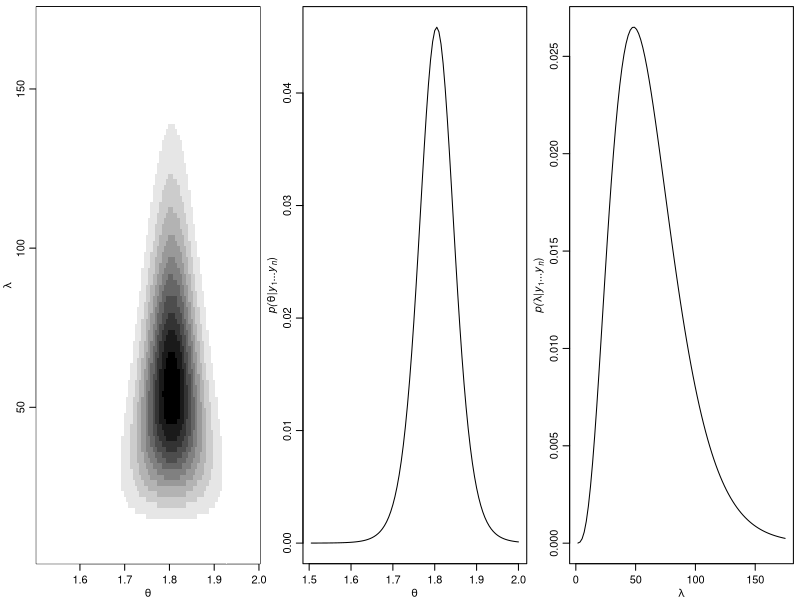
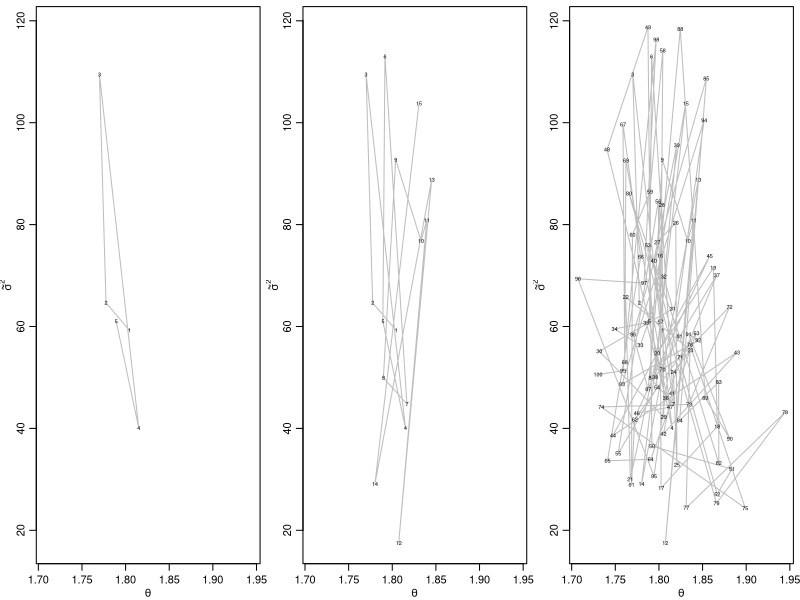
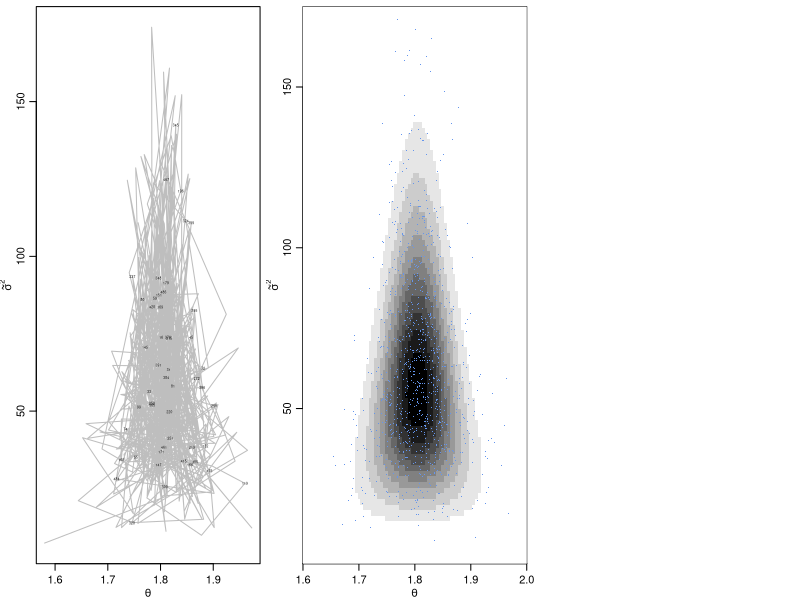
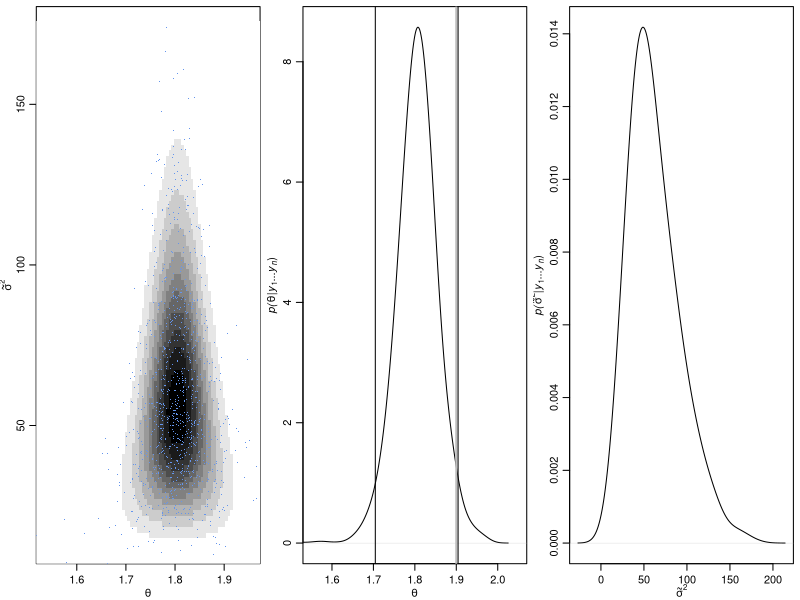
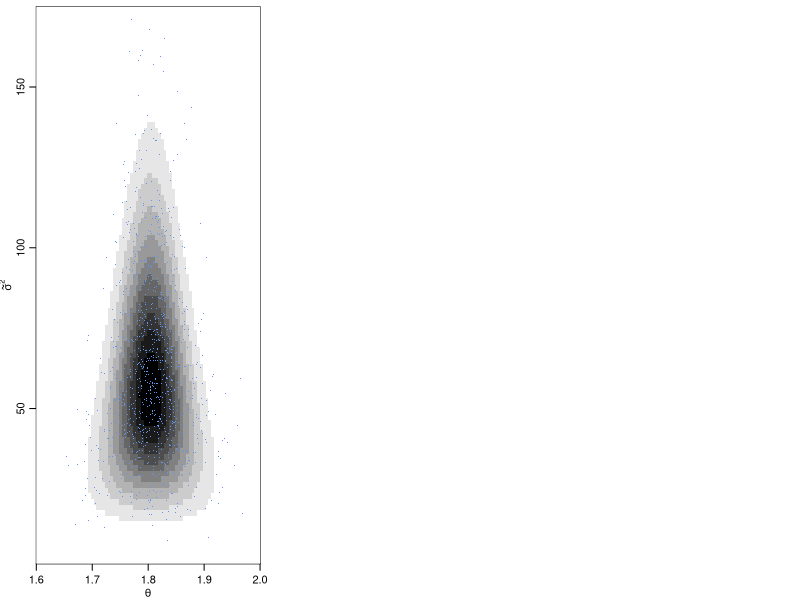
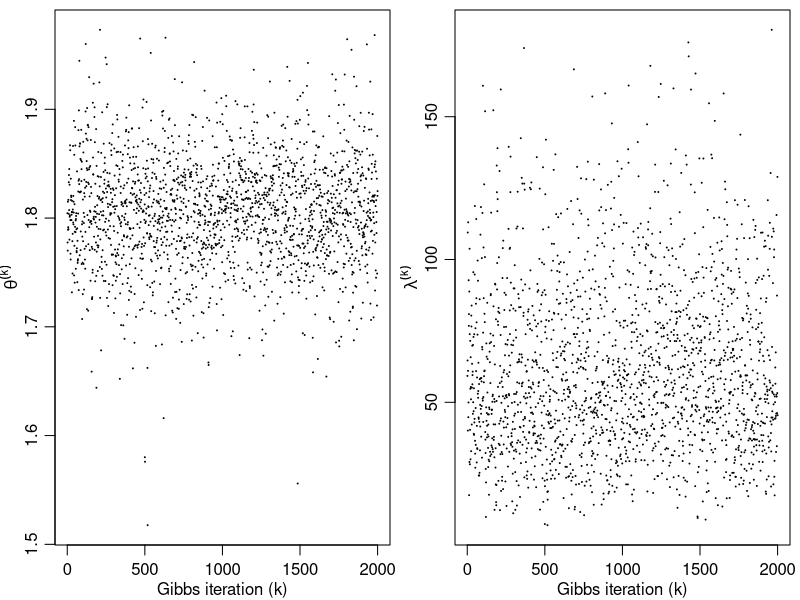
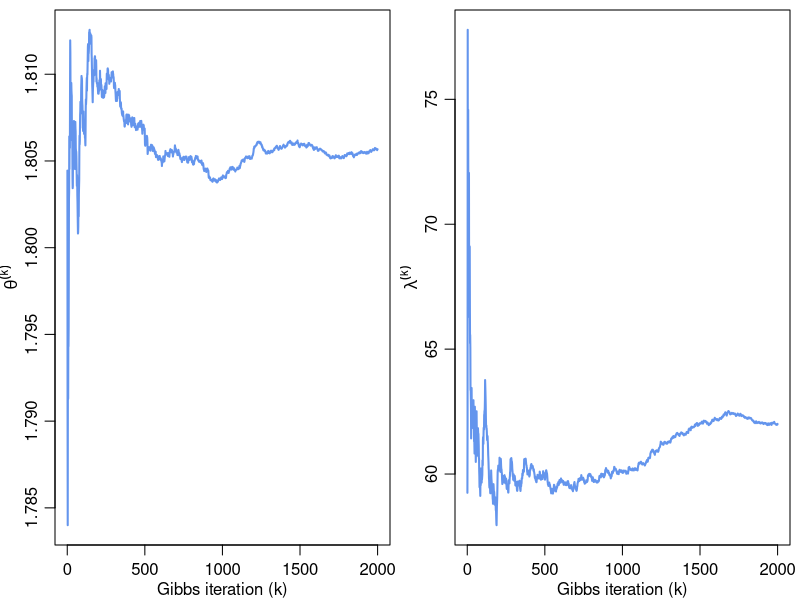

Reproduce these figures in R, in order.
## ---- chunk 1
# priors
mu0<-1.9  ; t20<-0.95^2
s20<-.01 ; nu0<-1

#data
y<-c(1.64,1.70,1.72,1.74,1.82,1.82,1.82,1.90,2.08)
n<-length(y) ; mean.y<-mean(y) ; var.y<-var(y)


####
G<-100 ; H<-100

mean.grid<-seq(1.505,2.00,length=G) 
prec.grid<-seq(1.75,175,length=H) 

post.grid<-matrix(nrow=G,ncol=H)

for(g in 1:G) {
  for(h in 1:H) { 
    
    post.grid[g,h]<- dnorm(mean.grid[g], mu0, sqrt(t20)) *
      dgamma(prec.grid[h], nu0/2, s20*nu0/2 ) *
      prod( dnorm(y,mean.grid[g],1/sqrt(prec.grid[h])) )
  }
}

post.grid<-post.grid/sum(post.grid)

par(mfrow=c(1,3),mar=c(2.75,2.75,.5,.5),mgp=c(1.70,.70,0))
image( mean.grid,prec.grid,post.grid,col=gray( (10:0)/10 ),
       xlab=expression(theta), ylab=expression(lambda) )

mean.post<- apply(post.grid,1,sum)
plot(mean.grid,mean.post,type="l",xlab=expression(theta),
     ylab=expression( paste(italic("p("),
                            theta,"|",italic(y[1]),"...",italic(y[n]),")",sep="")))

prec.post<-apply(post.grid,2,sum)
plot(prec.grid,prec.post,type="l",xlab=expression(lambda),
     ylab=expression( paste(italic("p("),
                            lambda,"|",italic(y[1]),"...",italic(y[n]),")",sep=""))) 

CDF.theta <- cumsum(mean.post)
CDF.prec <- cumsum(prec.post)
CI.theta<- mean.grid[c(which(CDF.theta<=0.025)[1],which(CDF.theta>=0.975)[1])]
CI.prec <- prec.grid[c(which(CDF.prec<=0.025)[1],which(CDF.prec>=0.975)[1])]
## ---- chunk 2
set.seed(1)
S<-2000
PHI<-matrix(nrow=S,ncol=2)
PHI[1,]<-phi<-c( mean.y, 1/var.y)
mu0<-1.9  ; t20<-0.95^2
lambda0 <- 1/t20
beta<-.01 ; alpha<-1

### Gibbs sampling
for(s in 2:S) {
  
  # generate a new theta value from its full conditional
  mu.n <-  ( mu0*lambda0 + n*mean.y*phi[2] ) / ( lambda0 + n*phi[2] )
  lambda.n <- ( lambda0 + n*phi[2] )
  phi[1] <- rnorm(1, mu.n, sqrt(1/lambda.n) )
  
  # generate a new lambda value from its full conditional
  alpha.n<- alpha+n
  beta.n<- (beta + (n-1)*var.y + n*(mean.y-phi[1])^2 )
  phi[2]<- rgamma(1, alpha.n/2, beta.n/2)
  
  PHI[s,]<-phi         
}
###
## ---- chunk 3
par(mfrow=c(1,3),mar=c(2.75,2.75,.5,.5),mgp=c(1.70,.70,0))
m1<-5
plot( PHI[1:m1,],type="l",xlim=range(PHI[1:100,1]), ylim=range(PHI[1:100,2]),
      lty=1,col="gray",xlab=expression(theta),ylab=expression(tilde(sigma)^2))
text(  PHI[1:m1,1], PHI[1:m1,2], c(1:m1), cex=0.5)

m1<-15
plot( PHI[1:m1,],type="l",xlim=range(PHI[1:100,1]), ylim=range(PHI[1:100,2]),
      lty=1,col="gray",xlab=expression(theta),ylab=expression(tilde(sigma)^2))
text(  PHI[1:m1,1], PHI[1:m1,2], c(1:m1), cex=0.5)

m1<-100
plot( PHI[1:m1,],type="l",xlim=range(PHI[1:100,1]), ylim=range(PHI[1:100,2]),
      lty=1,col="gray",xlab=expression(theta),ylab=expression(tilde(sigma)^2))
text(  PHI[1:m1,1], PHI[1:m1,2], c(1:m1), cex=0.5)

sseq<-1:1000
sseq2<-1000:2000#c(200,1000,4)

### Gibbs based credible intervals
CI.gibbstheta <- round(quantile(PHI[sseq2,1],probs=c(0.025,0.975)),4)
CI.gibbslambda <- round(quantile(PHI[sseq2,2],probs=c(0.025,0.975)),4)

### t-test based confidence interval
n<-length(y) ; ybar<-mean(y) ; s2<-var(y)
t.CI <- ybar+qt( c(.025,.975), n-1) *sqrt(s2/n)
## ---- chunk 4
m2 <- 500
plot( PHI[1:m2,],type="l",xlim=range(PHI[1:m2,1]), ylim=range(PHI[1:m2,2]),
      lty=1,col="gray",xlab=expression(theta),ylab=expression(tilde(sigma)^2))
sslabs <- sample(1:m2,50)
text(  PHI[sslabs,1], PHI[sslabs,2], sslabs, cex=0.3)

## ---- chunk 5

image( mean.grid,prec.grid,post.grid,col=gray( (10:0)/10 ),
       xlab=expression(theta), ylab=expression(tilde(sigma)^2) ,
       #xlim=range(PHI[,1]),ylim=range(PHI[,2]) )
       xlim=c(1.6,2), ylim=range(prec.grid))
points(PHI[sseq2,1],PHI[sseq2,2],pch=".",cex=0.05, col="cornflowerblue" )

## ---- chunk 6

par(mfrow=c(1,3),mar=c(2.75,2.75,.5,.5),mgp=c(1.70,.70,0))
image( mean.grid,prec.grid,post.grid,col=gray( (10:0)/10 ),
       xlab=expression(theta), ylab=expression(tilde(sigma)^2) ,
       xlim=range(PHI[,1]),ylim=range(PHI[,2]) )
points(PHI[sseq,1],PHI[sseq,2],pch=".",cex=0.05, col="cornflowerblue" )

plot(density(PHI[,1],adj=2),  xlab=expression(theta),main="",
     xlim=c(1.55,2.05),
     ylab=expression( paste(italic("p("),
                            theta,"|",italic(y[1]),"...",italic(y[n]),")",sep="")))

abline(v=CI.theta,lwd=2,col="gray")
abline( v= t.CI, col="black",lwd=1)

plot(density(PHI[,2],adj=2), xlab=expression(tilde(sigma)^2),main="",
     ylab=expression( paste(italic("p("),tilde(sigma)^2,"|",italic(y[1]),
                            "...",italic(y[n]),")",sep=""))) 
## ---- chunk 7
image( mean.grid,prec.grid,post.grid,col=gray( (10:0)/10 ),
       xlab=expression(theta), ylab=expression(tilde(sigma)^2) ,
       #xlim=range(PHI[,1]),ylim=range(PHI[,2]) )
       xlim=c(1.6,2), ylim=range(prec.grid))
points(PHI[sseq2,1],PHI[sseq2,2],pch=".",cex=0.05, col="cornflowerblue" )

## ---- chunk 8

par(mfrow=c(1,2),mar=c(2.75,2.75,.5,.5),mgp=c(1.70,.70,0))
plot(PHI[,1],  ylab=expression(theta^{(k)}),main="",pch=20,cex=0.1,
     xlab="Gibbs iteration (k)")
plot(PHI[,2],  ylab=expression(lambda^{(k)}),main="",pch=20,cex=0.1,
     xlab="Gibbs iteration (k)")
## ---- chunk 9
par(mfrow=c(1,2),mar=c(2.75,2.75,.5,.5),mgp=c(1.70,.70,0))
plot(cumsum(PHI[,1])/(1:S),  ylab=expression(theta^{(k)}),main="",
     type="l",col="cornflowerblue",lwd=2,xlab="Gibbs iteration (k)")
plot(cumsum(PHI[,2])/(1:S),  ylab=expression(lambda^{(k)}),main="",
     type="l",col="cornflowerblue",lwd=2,xlab="Gibbs iteration (k)")
